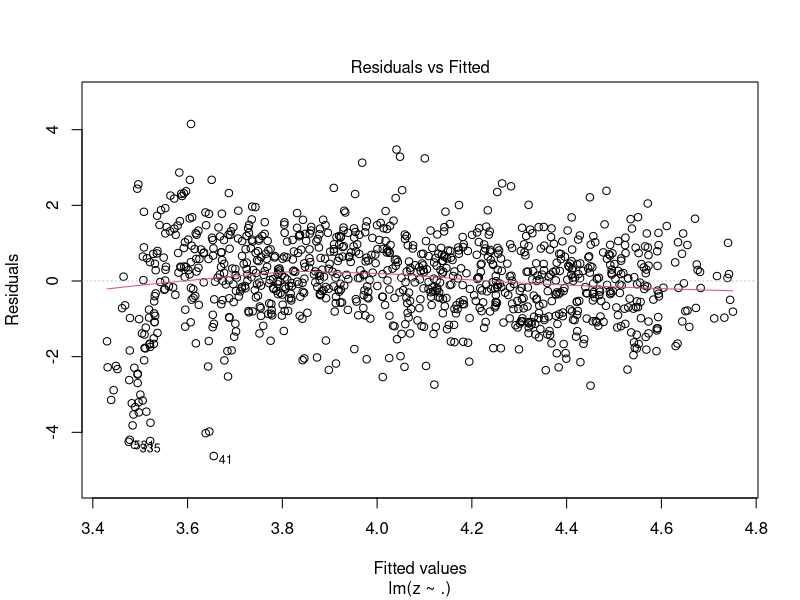
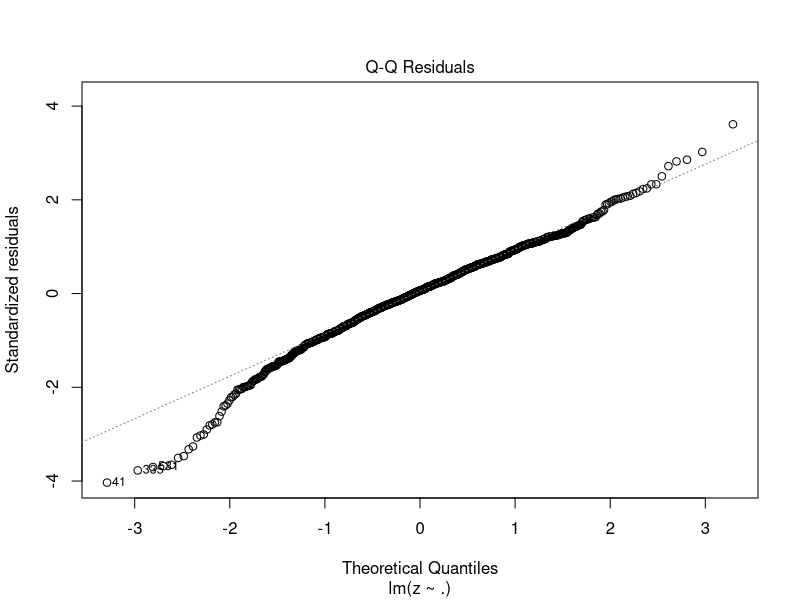
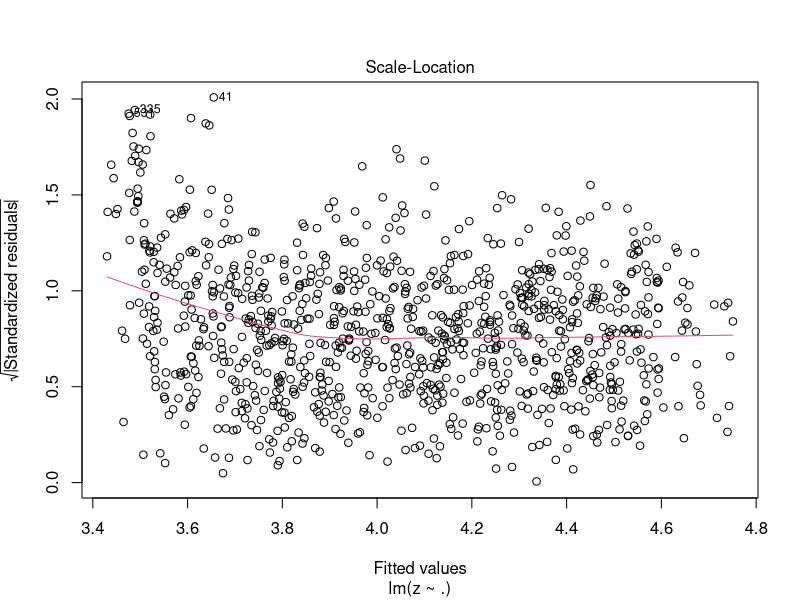
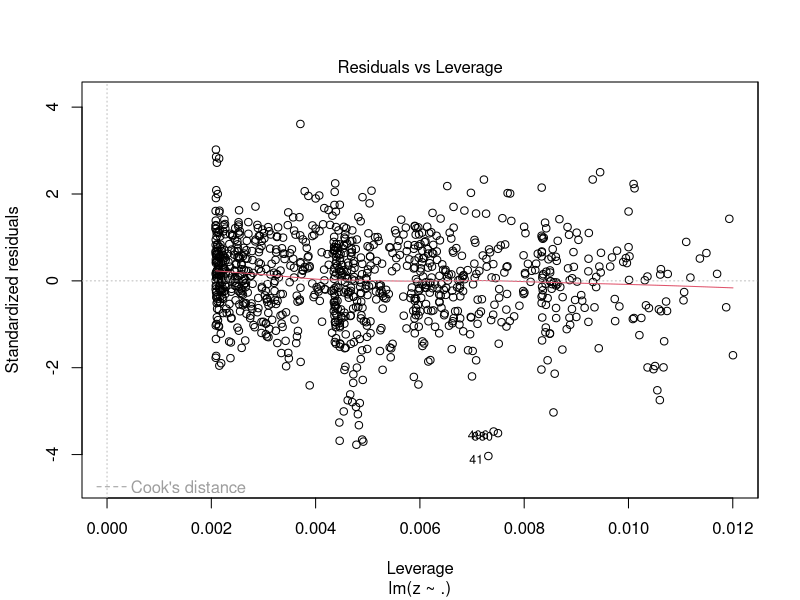
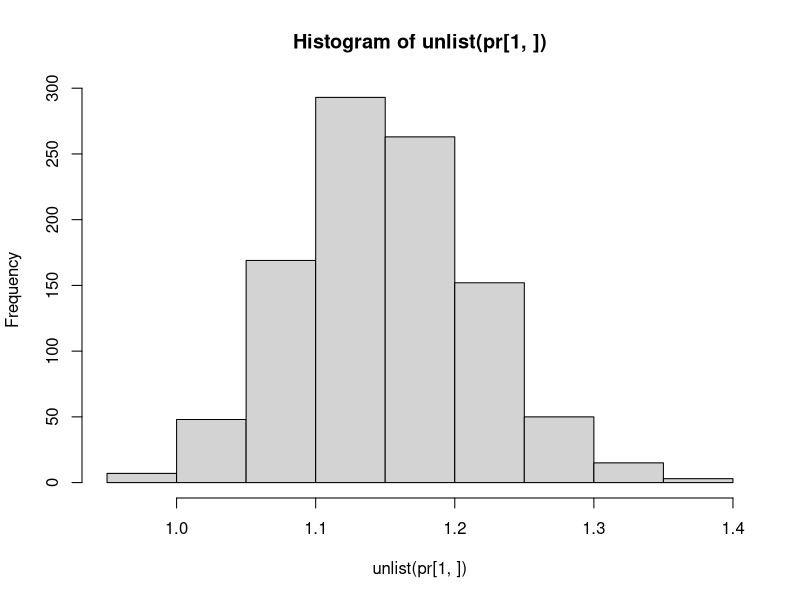

Source code (R) for these figures, in order:
weights = c(0.02,0.5,1.5,3.2)
sigmoid <- function(x,y, alpha = 0.1) {  42.0 / (10+exp(-(-7.0 + x * alpha + weights[y])))}


set.seed(777)

N = 1000
df = data.frame(x=runif(N,0,1000), y = as.factor(sample(c(1,2,3,4),size=100, prob=c(0.5,0.25,0.1,0.15), replace = TRUE)))
df$z = apply(df, function(row) { sigmoid(as.numeric(row[1]), as.numeric(row[2])) + rnorm(1)}, MARGIN=1)


df$y <- as.factor(df$y)

lin.fit <- lm(z ~ ., data = df)
summary(lin.fit)
plot(lin.fit)

rmse <- function(obs, theor) {
  sqrt(sum((obs - theor)^2)/length(obs))
}

cross.validation <- function(fo, df, perc = 0.8) {
  train.ind <- sample(1:nrow(df), nrow(df) * 0.8)
  train <- df[train.ind,]
  test <- df[-train.ind,]
  lin.fit <- lm(fo, data = train)
  predicted <- predict(lin.fit, test)
  
  list(rmse = rmse(predicted - test$z, rep(0, length(predicted))),
       median = median((predicted - test$z)^2)
  )
}

fo <- z ~ .

pr <- replicate(1000, cross.validation(fo, df))
hist(unlist(pr[1,]))




###working example

N = 1000
df = data.frame(x=runif(N,0,1000), y = as.factor(sample(c(1,2,3,4),size=100, prob=c(0.5,0.25,0.1,0.15), replace = TRUE)))
df$z = apply(df, function(row) { sigmoid(as.numeric(row[1]), 1) + rnorm(1)}, MARGIN=1)
nls(formula = z ~ a / (b+exp(-(alpha*x))), df, start=list(a=42,b=10,alpha=0.1))
